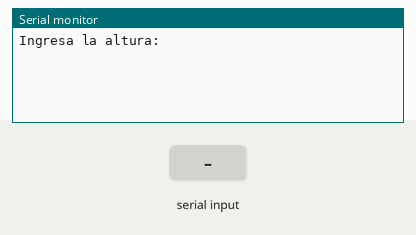
Recording of a sketch running on a simulated Arduino Uno, built with avr-gcc and run on an emulated ATmega328P. On the bench: the last lines printed to the serial monitor. The inputs (shaded band) are chosen by the test bench.

Above: at 1.2 s.
1.3 s: "90,45\n" received over Serial
At 2.0 s:
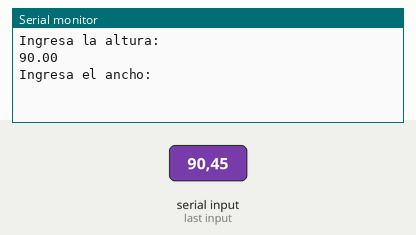
3.1 s: "30,150\n" received over Serial
At 4.7 s:
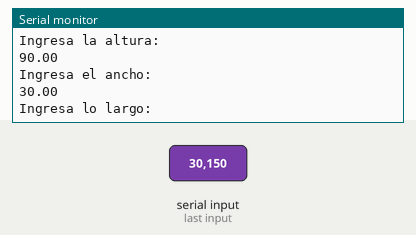
5.0 s: "0\n" received over Serial
At 6.1 s:
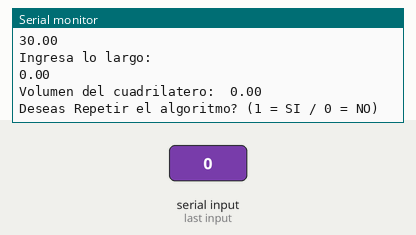

Measured:
- after the input at 1.3 s, the serial monitor: prints a new line after 0.30 s (image 1)
- after the input at 3.1 s, the serial monitor: prints a new line after 0.30 s (image 2)
- after the input at 5.0 s, the serial monitor: prints a new line after 0.20 s (image 3)

The sketch:

ProgramaT11.ino
```cpp
void setup() {
  // put your setup code here, to run once:
  Serial.begin(9600);
  Serial.setTimeout(100);
  // Cuadrilatero
}


double altura = -1, ancho = -1, largo = -1, resultado;
int estado = 0, repetir;
String lectura;
void loop() {
  // put your main code here, to run repeatedly:
  switch (estado) {
    case 0:
      Serial.println("Ingresa la altura: ");
      estado = 1;
      break;

    case 1:
    case 7:
      if (Serial.available() > 0) {
        lectura = Serial.readString();
        if ((estado == 1) or (estado == 3) or (estado == 4)) {
          estado = 2;
        } else {
          estado = 8;
        }
      }
      break;

    case 2:
    case 8:
      if (!lectura.equals("")) {
        if (estado == 2) {
          if (altura == -1) {
            altura = lectura.toInt();
            Serial.println(altura);
            estado = 3;
          } else if(ancho == -1) {
            ancho = lectura.toDouble();
            Serial.println(ancho);
            estado = 4;
          }else{
            largo = lectura.toDouble();
            Serial.println(largo);
            estado = 5;
          }
        } else {
          repetir = lectura.toInt();
          if (repetir == 1) {
            estado = 0;
          }
          else {
            estado = 6;
          }
        }
      } else {
        estado -= 1;
      }
      break;

    case 3:
      Serial.println("Ingresa el ancho: ");
      estado = 1;
      break;

    case 4:
      Serial.println("Ingresa lo largo: ");
      estado = 1;
      break;

    case 5:
      resultado = altura * ancho * largo;
      Serial.println("Volumen del cuadrilatero:  " + String(resultado));
      altura = -1; ancho = -1; largo = -1;
      estado = 6;
      break;

    case 6:
      Serial.println("Deseas Repetir el algoritmo? (1 = SI / 0 = NO)");
      estado = 7;
      break;
  }

  delay(100);
}
```
